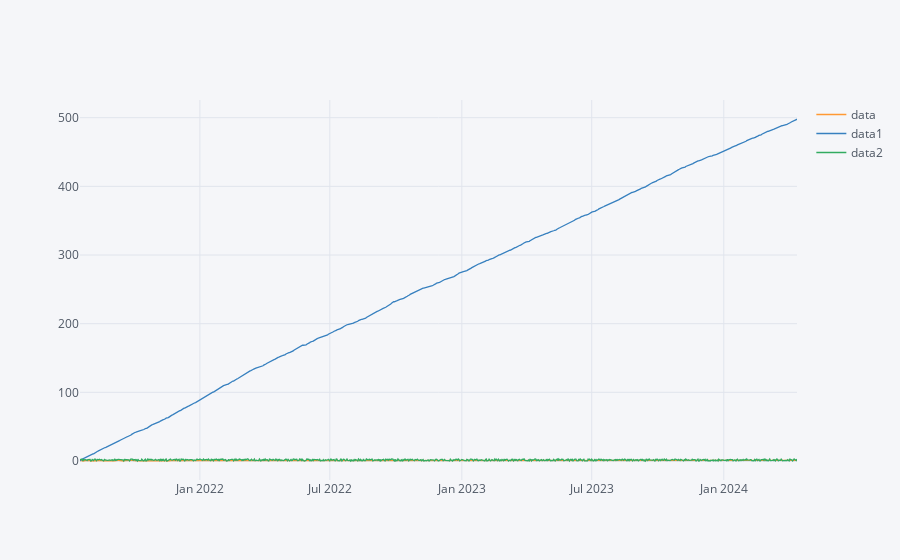

The notebook cell saved with this chart:
### Code cell
df.iplot()

### Figure 1 — Plotly figure (JSON) as saved in the notebook; plotly's stock layout.template omitted (floating-point values rounded to 4 significant figures; data arrays with more than 128 entries replaced by an {"elided": "..."} marker saying what was removed)
{"data": [{"line": {"color": "rgba(255, 153, 51, 1.0)", "dash": "solid", "shape": "linear", "width": 1.3}, "mode": "lines", "name": "data", "text": "", "type": "scatter", "x": {"elided": "1000 str values"}, "y": {"elided": "1000 float values"}}, {"line": {"color": "rgba(55, 128, 191, 1.0)", "dash": "solid", "shape": "linear", "width": 1.3}, "mode": "lines", "name": "data1", "text": "", "type": "scatter", "x": {"elided": "1000 str values"}, "y": {"elided": "1000 float values"}}, {"line": {"color": "rgba(50, 171, 96, 1.0)", "dash": "solid", "shape": "linear", "width": 1.3}, "mode": "lines", "name": "data2", "text": "", "type": "scatter", "x": {"elided": "1000 str values"}, "y": {"elided": "1000 float values"}}], "layout": {"legend": {"bgcolor": "#F5F6F9", "font": {"color": "#4D5663"}}, "paper_bgcolor": "#F5F6F9", "plot_bgcolor": "#F5F6F9", "title": {"font": {"color": "#4D5663"}}, "xaxis": {"gridcolor": "#E1E5ED", "showgrid": true, "tickfont": {"color": "#4D5663"}, "title": {"font": {"color": "#4D5663"}, "text": ""}, "zerolinecolor": "#E1E5ED"}, "yaxis": {"gridcolor": "#E1E5ED", "showgrid": true, "tickfont": {"color": "#4D5663"}, "title": {"font": {"color": "#4D5663"}, "text": ""}, "zerolinecolor": "#E1E5ED"}}}
